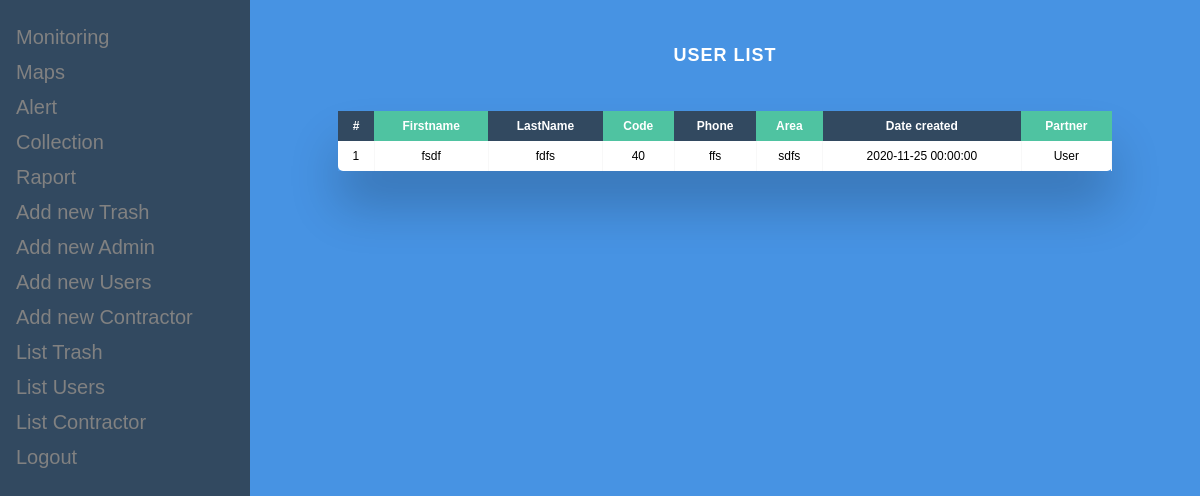
/listUser.php, run on an earlier commit of the app's database.
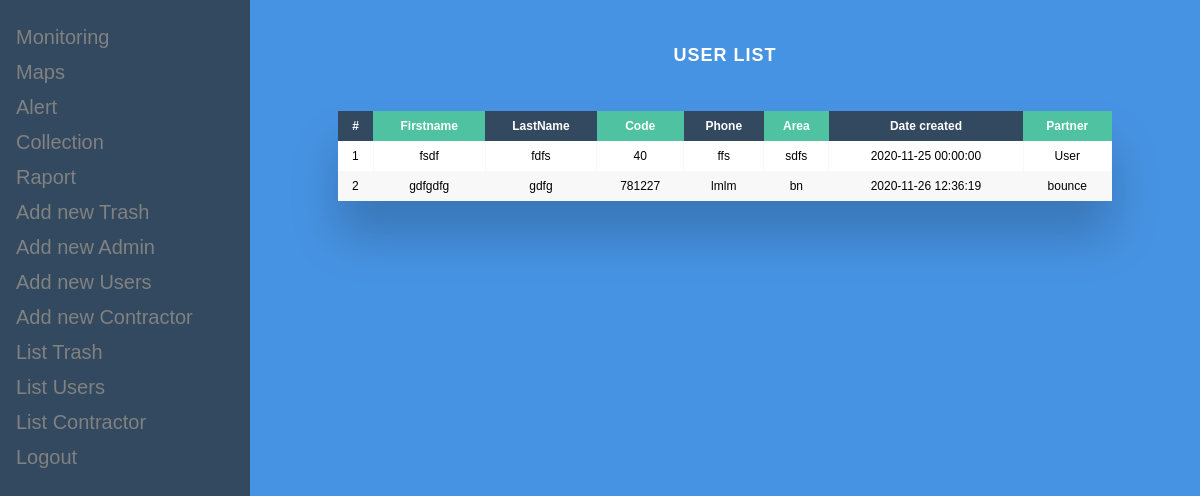
And on a later commit of the database.
### tables this page shows
CREATE TABLE `users` (
  `_idUser` int(11) NOT NULL,
  `firstname` varchar(45) NOT NULL,
  `lastname` varchar(45) NOT NULL,
  `code` varchar(45) NOT NULL,
  `phone` varchar(45) NOT NULL,
  `area` varchar(45) NOT NULL,
  `idPart` varchar(45) DEFAULT NULL,
  `date_created` datetime DEFAULT current_timestamp()
);

CREATE TABLE `partners` (
  `_idPart` int(11) NOT NULL,
  `namePart` varchar(255) NOT NULL,
  `area` varchar(255) NOT NULL,
  `address` varchar(255) NOT NULL,
  `phone` varchar(255) NOT NULL,
  `date_add` datetime NOT NULL DEFAULT current_timestamp()
);

### modals/Fuser.php (called while the page is built, shortened)
<?php
class Fuser
{
    static function checkIfIsContractorUser($idUser)
    {
        $con=Database::getConnection();
        $req=$con->prepare('SELECT namePart FROM partners WHERE _idPart=?');
        $req->execute(array($idUser));
        return $req->fetch()['namePart'];
    }
    static function getAllUsers()
    {
        $con=Database::getConnection();
        $req=$con->prepare('SELECT * FROM users');
        $req->execute(array());
        return $req->fetchAll();
    }
}

### listUser.php (the view, shortened to what this page needs)
<!doctype html>
<html lang="en">
<head>
    <link rel="stylesheet" href="style/menu.css">
    <link rel="stylesheet" href="style/lis.css">
</head>
<body>
<?php include_once 'commons/menu.php';?>
<?php include_once 'modals/Fuser.php';
$users=Fuser::getAllUsers();
;?>
<div class="main">
    <h2>User List</h2>
    <div class="table-wrapper">
        <table class="fl-table">
            <thead>
            <tr>
                <th>#</th>
                <th>Firstname</th>
                <th>LastName</th>
                <th>Code</th>
                <th>Phone</th>
                <th>Area</th>
                <th>Date created</th>
                <th>Partner</th>
            </tr>
            </thead>
            <tbody>
            <?php foreach ($users as $k => $user):?>
                <tr>
                    <td><?=$k+1;?></td>
                    <td><?=$user['firstname'];?></td>
                    <td><?=$user['lastname'];?></td>
                    <td><?=$user['code'];?></td>
                    <td><?=$user['phone'];?></td>
                    <td><?=$user['area'];?></td>
                    <td><?=$user['date_created'];?></td>
                    <td><?=$user['idPart']==null?'User':Fuser::checkIfIsContractorUser($user['idPart']);?></td>
                </tr>
            <?php endforeach;?>
        </table>
    </div>
</div>
</body>
</html>

What changed in the data, as far as the page shows it:
added users: firstname "gdfgdfg", lastname "gdfg", code "781227", phone "lmlm", area "bn", date_created "2020-11-26 12:36:19", idPart.namePart "bounce"
